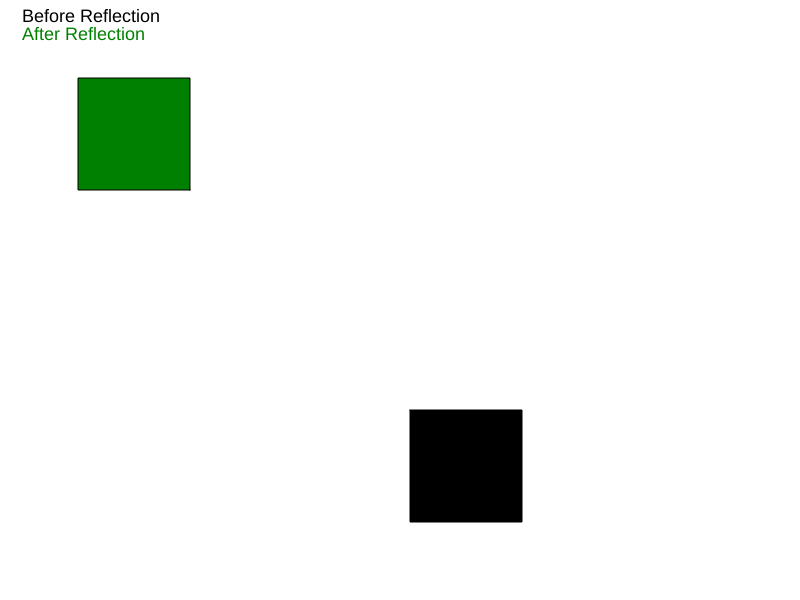
Frame 1 (no input)
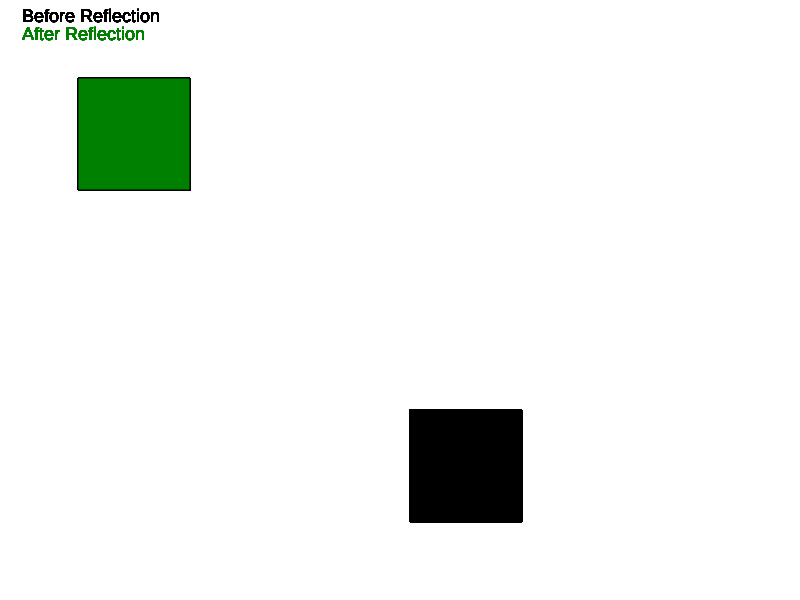
Frame 60 (no input)
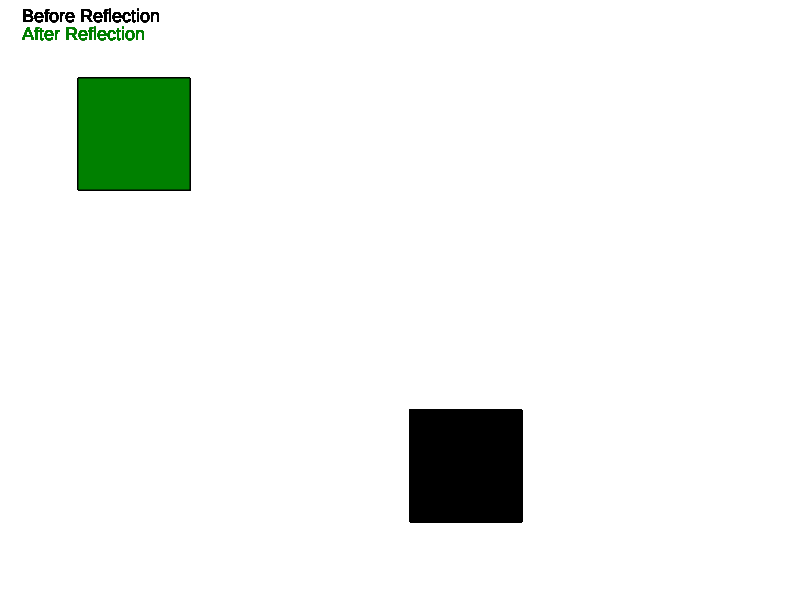
Frame 120 (the mouse pressed at the canvas centre since frame 60)

The p5.js sketch that drew these frames (run headless with seeded random() and noise() and a simulated clock; from frame 60 on, the mouse is pressed at the canvas centre):

// p5.js sketch
// ── sketch.js
let a,b,c,d;

function setup(){
    createCanvas(displayWidth,displayHeight);   
}

function draw(){
    fill('black');
    textSize(18);
    text('Before Reflection',22,22);
    fill('Green')
    text('After Reflection',22,40);
    //Before translation
    translate(300,300);
    a = [[110],[110],[1]];
    b = [[222],[110],[1]];
    c = [[222],[222],[1]];
    d = [[110],[222],[1]];
    fill('black');
    beginShape();
        vertex(a[0],a[1]);
        vertex(b[0],b[1]);
        vertex(c[0],c[1]);
        vertex(d[0],d[1]);
    endShape(CLOSE);
    
   reflection_matrix = [
        [-1,0,0],
        [0,-1,0],
        [0,0,1]
    ];
    
    aN = matrix_multi(reflection_matrix,a);
    bN = matrix_multi(reflection_matrix,b);
    cN = matrix_multi(reflection_matrix,c);
    dN = matrix_multi(reflection_matrix,d);
    
    fill('Green')
    beginShape();
        vertex(aN[0],aN[1]);
        vertex(bN[0],bN[1]);
        vertex(cN[0],cN[1]);
        vertex(dN[0],dN[1])
    endShape(CLOSE);
}

function matrix_multi(a,b){
    let aRows = a.length;
    let aCols = a[0].length;
    let bRows = b.length;
    let bCols = b[0].length;
    let result = new Array(aRows);
    if (aCols == bRows){
        for (var i=0; i<aRows;++i){
            result[i] = new Array(bCols);
            for (var j =0 ; j<bCols;++j ){
                result[i][j] = 0;
                for (var k = 0; k<aCols;++k){
                    result[i][j] += a[i][k]*b[k][j];
                }
            }
        }
    return result;
    }
}
